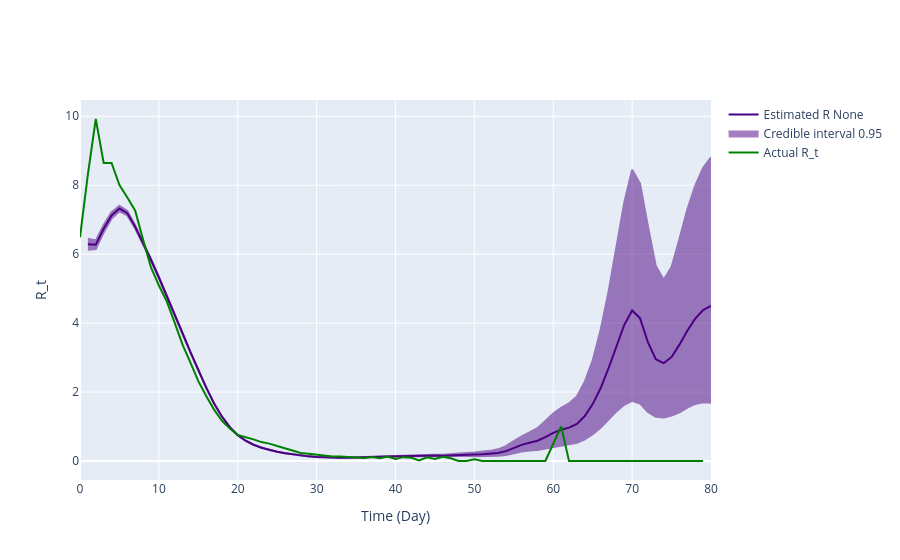

This figure's notebook cell:
### Code cell
# Use incidence data to predict R_t value
theta = incidences_true_r1
end_time_point = len(theta)
# Define variables needed for calculating R_t
tau = 0
R_t_start = tau+1
prior_a = 1
prior_b = 1/5

# Plot comparison between the true and predicted R_t
# Transform our incidence data into pandas dataframes
inc_data = pd.DataFrame(
    {
        'Time': np.arange(len(theta)-2),
        'Incidence Number': incidences_true_r1[2:len(theta)]
    }
)

inference = branchpro.BranchProPosterior(
    inc_data=inc_data,
    daily_serial_interval=generation_time,
    alpha=prior_a,
    beta=prior_b)

inference.run_inference(tau=tau)
intervals = inference.get_intervals(central_prob=.95)
intervals = process_inference_uncertainty(intervals, inference.inference_posterior, generation_time[1:], 80, 95)

offset = 3

intervals['True Rt'] = list(true_rt_r1[offset:len(intervals)+offset])
intervals.to_csv('single_plots/intervals_r1.csv')


fig = plot_rt_fig(intervals, true_rt_r1[offset:len(intervals)+offset], generation_time, end_time_point)
pio.write_image(fig.figure, 'single_plots/predicted_vs_true_rt_r1.png')
fig.show_figure()

### Figure 1 — Plotly figure (JSON) as saved in the notebook; plotly's stock layout.template omitted (floating-point values rounded to 4 significant figures; data arrays with more than 128 entries replaced by an {"elided": "..."} marker saying what was removed)
{"data": [{"line": {"color": "indigo"}, "mode": "lines", "name": "Estimated R None", "type": "scatter", "x": [1, 2, 3, 4, 5, 6, 7, 8, 9, 10, 11, 12, 13, 14, 15, 16, 17, 18, 19, 20, 21, 22, 23, 24, 25, 26, 27, 28, 29, 30, 31, 32, 33, 34, 35, 36, 37, 38, 39, 40, 41, 42, 43, 44, 45, 46, 47, 48, 49, 50, 51, 52, 53, 54, 55, 56, 57, 58, 59, 60, 61, 62, 63, 64, 65, 66, 67, 68, 69, 70, 71, 72, 73, 74, 75, 76, 77, 78, 79, 80], "y": [6.286, 6.272, 6.736, 7.122, 7.321, 7.187, 6.792, 6.328, 5.838, 5.323, 4.797, 4.259, 3.706, 3.157, 2.629, 2.127, 1.67, 1.285, 0.9799, 0.7511, 0.5876, 0.4714, 0.3854, 0.3195, 0.2674, 0.2242, 0.1877, 0.1577, 0.1344, 0.1177, 0.1065, 0.09995, 0.09711, 0.0968, 0.09859, 0.1036, 0.1128, 0.1233, 0.1311, 0.1382, 0.1465, 0.1543, 0.1592, 0.16, 0.1578, 0.1554, 0.1588, 0.1724, 0.1837, 0.1893, 0.1981, 0.2117, 0.2345, 0.2873, 0.3769, 0.4682, 0.5296, 0.5883, 0.6942, 0.8183, 0.9067, 0.9688, 1.075, 1.305, 1.651, 2.109, 2.684, 3.326, 3.948, 4.366, 4.143, 3.445, 2.952, 2.838, 3.014, 3.375, 3.777, 4.128, 4.378, 4.501]}, {"fill": "toself", "fillcolor": "indigo", "line": {"color": "indigo"}, "mode": "lines", "name": "Credible interval 0.95", "opacity": 0.5, "showlegend": true, "type": "scatter", "x": {"elided": "160 int values"}, "y": {"elided": "160 float values"}}, {"line": {"color": "green"}, "mode": "lines", "name": "Actual R_t", "type": "scatter", "x": [0, 1, 2, 3, 4, 5, 6, 7, 8, 9, 10, 11, 12, 13, 14, 15, 16, 17, 18, 19, 20, 21, 22, 23, 24, 25, 26, 27, 28, 29, 30, 31, 32, 33, 34, 35, 36, 37, 38, 39, 40, 41, 42, 43, 44, 45, 46, 47, 48, 49, 50, 51, 52, 53, 54, 55, 56, 57, 58, 59, 60, 61, 62, 63, 64, 65, 66, 67, 68, 69, 70, 71, 72, 73, 74, 75, 76, 77, 78, 79, 80, 81, 82, 83, 84, 85, 86, 87, 88, 89, 90], "y": [6.487, 8.313, 9.921, 8.645, 8.647, 8.004, 7.646, 7.26, 6.421, 5.615, 5.091, 4.63, 4.012, 3.375, 2.854, 2.315, 1.887, 1.491, 1.165, 0.9397, 0.7551, 0.696, 0.627, 0.5485, 0.5047, 0.4331, 0.3598, 0.2974, 0.2349, 0.2083, 0.1818, 0.1418, 0.1311, 0.1296, 0.121, 0.1027, 0.0902, 0.1179, 0.08353, 0.1293, 0.0559, 0.1117, 0.09615, 0.01802, 0.1087, 0.05797, 0.12, 0.07895, 0.0, 0.0, 0.05263, 0.0, 0.0, 0.0, 0.0, 0.0, 0.0, 0.0, 0.0, 0.0, 0.5, 1.0, 0.0, 0.0, 0.0, 0.0, 0.0, 0.0, 0.0, 0.0, 0.0, 0.0, 0.0, 0.0, 0.0, 0.0, 0.0, 0.0, 0.0, 0.0]}], "layout": {"hovermode": "x unified", "xaxis": {"title": {"text": "Time (Day)"}}, "yaxis": {"title": {"text": "R_t"}}}}
